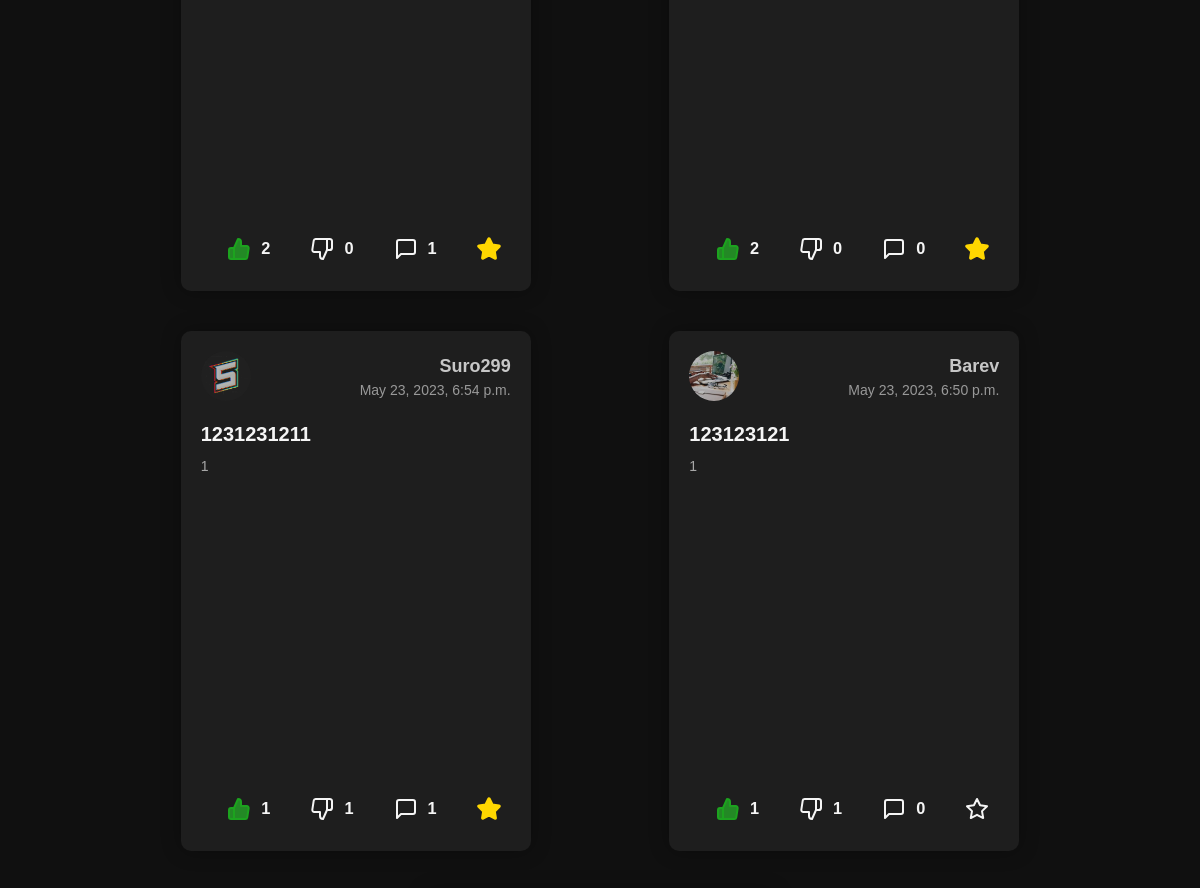
Before: /posts/ (signed in, middle part) with the older database file.
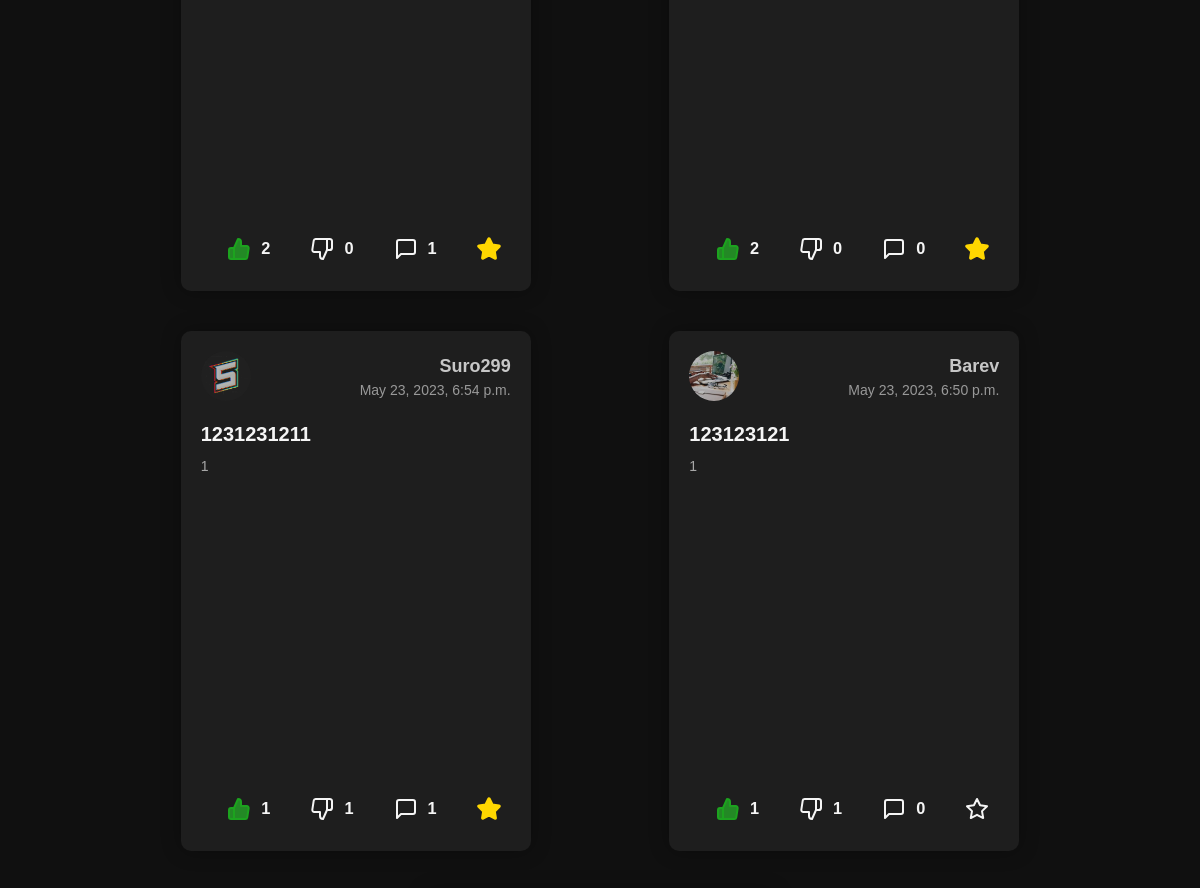
After: the same page with the newer database file.
### main/models.py (models this page shows, shortened)
class PostsModel(models.Model):
    sender = models.ForeignKey(CustomUser, on_delete=models.CASCADE, null=True, blank=True)
    post_title = models.CharField("Post Title", max_length = 100)
    post_text = models.TextField("Post Content")
    post_image = models.ImageField("Post Image", blank = True)
    timestamp = models.DateTimeField(auto_now_add = True)
    post_tags = models.ManyToManyField("Tag", blank = True)
    likers = models.ManyToManyField(CustomUser, related_name = "likers", blank = True)
    dislikers = models.ManyToManyField(CustomUser, related_name = "dislikers", blank = True)
    date_created = models.DateTimeField("Data Created", auto_created = True, default = timezone.now)
    comments = models.ManyToManyField("Comment", blank = True)

### users/models.py (models this page shows, shortened)
class CustomUser(AbstractBaseUser, PermissionsMixin):
    ACTIVITY_CHOICES = (
        ('all', 'all'),
        ('friends', 'friends'),
        ('nobody', 'nobody'),
    )
    AVATAR_CHOICES = (
        ('all', 'all'),
        ('friends', 'friends'),
    )
    username = models.CharField(_("User name"), max_length = 255, unique = True)
    first_name = models.CharField(_("User First Name"), max_length = 100, blank = True)
    last_name = models.CharField(_("User Last Name"), max_length = 100, blank = True)
    email = models.EmailField(_("email address"), blank = True, default = "",)
    avatar = models.ImageField(_("User avatar"), blank = True, default = "default_avatar.png",)
    description = models.TextField(_("User Description"), blank = True, default = "No BIO")
    subscribers_set = models.ManyToManyField('CustomUser', blank = True, related_name = 'subscriptions')
    posts_posted = models.PositiveBigIntegerField(_("posts_posted"), default = 0)
    reactions = models.PositiveBigIntegerField(_("reactions"), default = 0)
    points = models.PositiveBigIntegerField(_("points"), default = 0)
    level = models.PositiveIntegerField("User level", default = 1)
    exp = models.PositiveIntegerField("User Exp", default = 0)
    favorites = models.ManyToManyField('main.PostsModel', blank = True)
    subscription_set = models.ManyToManyField('CustomUser', blank = True, related_name = 'subscribers')
    friends_set = models.ManyToManyField('CustomUser', blank = True, related_name = 'friends')
    is_staff = models.BooleanField(default = False)
    is_active = models.BooleanField(default = True)
    date_joined = models.DateTimeField(auto_created=True, default=timezone.now)
    avatar_visibility = models.CharField(max_length=7, choices= AVATAR_CHOICES, default='all')
    activity_visibility = models.CharField(max_length=7, choices= ACTIVITY_CHOICES, default='all')
    show_likes = models.BooleanField("Show Likes", default = False)
    show_dislikes = models.BooleanField("Show Dislikes", default = False)
    show_favorites = models.BooleanField("Show Favorites", default = False)
    USERNAME_FIELD = "username"
    REQUIRED_FIELDS = ["email"]
    objects = CustomUserManager()
    def update_last_login(self, user):
        user.date_joined = timezone.now()
        user.save(update_fields=['date_joined'])

### main/views.py (the view)
# urls.py: path("posts/", views.posts, name = "posts"),
def posts(request):
    if not (request.user.is_authenticated):
        return redirect("login")
    upd_login(request)
    search_post = request.GET.get("search")
    posts_list = PostsModel.objects.all()
    if search_post:
        search_post = search_post.strip()
        if search_post[0] == "$":
            posts_list = posts_list.filter(Q(id__icontains = search_post[1:]))
        elif search_post[0] == "@":
            posts_list = posts_list.filter(Q(sender__username__icontains = search_post[1:]))
        elif search_post[0] == "#":
            posts_list = posts_list.filter(Q(post_tags__name__icontains = search_post[1:]))
        else:
            posts_list = posts_list.filter(Q(post_title__icontains = search_post) | Q(post_text__icontains = search_post))
        posts_list = posts_list[::-1]
    else:
        posts_list = PostsModel.objects.all()[::-1]
    if request.method == "POST":
        if not (request.user.is_authenticated):
            return redirect("login")
        reac(request)
    return render(request, "main/posts.html",
        context={
            "posts_list": posts_list,
            "test": User.objects.all()
        },
    )

### main/models.py (called while the page is built)
    def __str__(self) -> str:
        return self.name

### main/views.py (called while the page is built)
def upd_login(request):
    user_ = User.objects.get(id = request.user.id )
    user_.update_last_login(user_)
    user_.save()

### main/templates/main/posts.html (shortened to what the changed rows need)
{% extends 'main/base.html' %}
{% load static %}
{% block css %}
    <link rel="stylesheet" href="{% static './main/css/posts/style.css' %}">
{% endblock %}
{% block main %}
    <main>
        <section id = "scrol_section">
            <span>
                {% for i in posts_list%}
                    {% if i.post_image %}
                    <div class="post">
                        <div>
                            <div class="post-header">
                                <a href="{% url 'user_profile' i.sender.id %}">
                                    <img class="avatar" src="{{ i.sender.avatar.url }}" alt="User Avatar">
                                </a>
                                <div class="user-info">
                                    <a href="{% url 'user_profile' i.sender.id %}">
                                        <h2 class="username">{{ i.sender.username }}</h2>
                                    </a>
                                    <p class="post-date">{{ i.date_created }}</p>
                                </div>
                            </div>
                            <a style = "color:whitesmoke;" href="{% url 'post_page' i.id %}">
                                <div class="post-content">
                                    {% if i.post_title|length > 20  %}
                                    <h3 class="post-title"> {{ i.post_title|slice:":20" }}... </h3>
                                    {% else %}
                                    <h3 class="post-title"> {{ i.post_title }} </h3>
                                    {% endif %}
                                    <div class = "post_image_div">
                                        <img class="post_image" src="{{ i.post_image.url }}" alt="Post Image">
                                    </div>
                                    {% if i.post_text|length > 76  %}
                                    <p class="post-text"> {{ i.post_text|slice:":76" }}... </p>
                                    {% else %}
                                    <p class="post-text"> {{ i.post_text }} </p>
                                    {% endif %}
                                    <div class="post-tags">
                                        {% for tag in i.post_tags.all|slice:":3" %}
                                        <span class="tag"> #{{ tag }} </span>
                                        {% endfor %}
                                    </div>
                                </div>
                            </a>
                        </div>
                        <form method="post" class="post-actions">
                            {% csrf_token %}
                            <button name = "btn_l" value = "{{ i.id }}" type="submit" class="like">
                                {% if user in i.likers.all %}
                                    <svg xmlns="http://www.w3.org/2000/svg" width="24" height="24" viewBox="0 0 24 24" fill="#238925" stroke="#1ca31e" stroke-width="2" stroke-linecap="round" stroke-linejoin="round" class="feather feather-thumbs-up"><path d="M14 9V5a3 3 0 0 0-3-3l-4 9v11h11.28a2 2 0 0 0 2-1.7l1.38-9a2 2 0 0 0-2-2.3zM7 22H4a2 2 0 0 1-2-2v-7a2 2 0 0 1 2-2h3"></path></svg>
                                {% else %}
                                    <svg xmlns="http://www.w3.org/2000/svg" width="24" height="24" viewBox="0 0 24 24" fill="none" stroke="whitesmoke" stroke-width="2" stroke-linecap="round" stroke-linejoin="round" class="feather feather-thumbs-up"><path d="M14 9V5a3 3 0 0 0-3-3l-4 9v11h11.28a2 2 0 0 0 2-1.7l1.38-9a2 2 0 0 0-2-2.3zM7 22H4a2 2 0 0 1-2-2v-7a2 2 0 0 1 2-2h3"></path></svg>
                                {% endif %}
                                <h3> {{ i.likers.count }} </h3>
                            </button>
                            <button name = "btn_d" value = "{{ i.id }}" type="submit" class="dislike">
                                {% if user in i.dislikers.all %}
                                    <svg xmlns="http://www.w3.org/2000/svg" width="24" height="24" viewBox="0 0 24 24" fill="#E32636" stroke="#ff2b3d" stroke-width="2" stroke-linecap="round" stroke-linejoin="round" class="feather feather-thumbs-down"><path d="M10 15v4a3 3 0 0 0 3 3l4-9V2H5.72a2 2 0 0 0-2 1.7l-1.38 9a2 2 0 0 0 2 2.3zm7-13h2.67A2.31 2.31 0 0 1 22 4v7a2.31 2.31 0 0 1-2.33 2H17"></path></svg>
                                {% else %}
                                    <svg xmlns="http://www.w3.org/2000/svg" width="24" height="24" viewBox="0 0 24 24" fill="none" stroke="Whitesmoke" stroke-width="2" stroke-linecap="round" stroke-linejoin="round" class="feather feather-thumbs-down"><path d="M10 15v4a3 3 0 0 0 3 3l4-9V2H5.72a2 2 0 0 0-2 1.7l-1.38 9a2 2 0 0 0 2 2.3zm7-13h2.67A2.31 2.31 0 0 1 22 4v7a2.31 2.31 0 0 1-2.33 2H17"></path></svg>
                                {% endif %}
                                <h3> {{ i.dislikers.count }} </h3>
                            </button>
                            <a href="{% url 'post_page' i.id %}" class="comments">
                                <svg xmlns="http://www.w3.org/2000/svg" width="24" height="24" viewBox="0 0 24 24" fill="none" stroke="whitesmoke" stroke-width="2" stroke-linecap="round" stroke-linejoin="round" class="feather feather-message-square"><path d="M21 15a2 2 0 0 1-2 2H7l-4 4V5a2 2 0 0 1 2-2h14a2 2 0 0 1 2 2z"></path></svg>
                                <h3> {{ i.comments.count }} </h3>
                            </a>
                            <button name = "btn_f" value = "{{ i.id }}" type="submit" class="favorite">
                                {% if i in user.favorites.all %}
                                    <svg xmlns="http://www.w3.org/2000/svg" width="24" height="24" viewBox="0 0 24 24" fill="gold" stroke="gold" stroke-width="3.5" stroke-linecap="round" stroke-linejoin="round" class="feather feather-star"><polygon points="12 2 15.09 8.26 22 9.27 17 14.14 18.18 21.02 12 17.77 5.82 21.02 7 14.14 2 9.27 8.91 8.26 12 2"></polygon></svg>
                                {% else %}
                                    <svg xmlns="http://www.w3.org/2000/svg" width="24" height="24" viewBox="0 0 24 24" fill="none" stroke="whitesmoke" stroke-width="2" stroke-linecap="round" stroke-linejoin="round" class="feather feather-star"><polygon points="12 2 15.09 8.26 22 9.27 17 14.14 18.18 21.02 12 17.77 5.82 21.02 7 14.14 2 9.27 8.91 8.26 12 2"></polygon></svg>
                                {% endif %}
                            </button>
                        </form>
                    </div>
                    {% else %}
                    <div class="post">
                        <div>
                            <div class="post-header">
                                <a href="{% url 'user_profile' i.sender.id %}">
                                    {% if i.sender.avatar_visibility == "all" or i.sender == user %}
                                        <img class="avatar" src="{{ i.sender.avatar.url }}" alt="User Avatar">
                                    {% else %}
                                        {% if i.sender.avatar_visibility == "friends" and user in i.sender.friends_set.all %}
                                            <img class="avatar" src="{{ i.sender.avatar.url }}" alt="User Avatar">
                                        {% else %}
                                            <img class="avatar" src="{% static 'main/img/default_avatar.png' %}" alt="User Avatar">
                                        {% endif %}
                                    {% endif %}
                                </a>
                                <div class="user-info">
                                    <a href="{% url 'user_profile' i.sender.id %}">
                                    <h2 class="username">{{ i.sender.username }}</h2>
                                </a>
                                    <p class="post-date">{{ i.date_created }}</p>
                                </div>
                            </div>
                            <a style = "color:whitesmoke;" href="{% url 'post_page' i.id %}">
                                <div class="post-content">
                                    {% if i.post_title|length > 20  %}
                                    <h3 class="post-title"> {{ i.post_title|slice:":20" }}... </h3>
                                    {% else %}
                                    <h3 class="post-title"> {{ i.post_title }} </h3>
                                    {% endif %}
                                    {% if i.post_text|length > 465  %}
                                    <p class="post-text"> {{ i.post_text|slice:":465" }}... </p>
                                    {% else %}
                                    <p class="post-text"> {{ i.post_text }} </p>
                                    {% endif %}
                                </div>
                            </a>
                        </div>
                        <form method="post" class="post-actions">
                            <button name = "btn_l" value = "{{ i.id }}" type="submit" class="like">
                                <h3> {{ i.likers.count }} </h3>
                            </button>
                            <button name = "btn_d" value = "{{ i.id }}" type="submit" class="dislike">
                                <h3> {{ i.dislikers.count }} </h3>
                            </button>
                            <a href="{% url 'post_page' i.id %}" class="comments">
                                <svg xmlns="http://www.w3.org/2000/svg" width="24" height="24" viewBox="0 0 24 24" fill="none" stroke="whitesmoke" stroke-width="2" stroke-linecap="round" stroke-linejoin="round" class="feather feather-message-square"><path d="M21 15a2 2 0 0 1-2 2H7l-4 4V5a2 2 0 0 1 2-2h14a2 2 0 0 1 2 2z"></path></svg>
                                <h3> {{ i.comments.count }} </h3>
                            </a>
                            <button name = "btn_f" value = "{{ i.id }}" type="submit" class="favorite">
                            </button>
                        </form>
                    </div>
                    {% endif %}
                {% endfor %}
            </span>
        </section>
    </main>
{% endblock %}

Changed rows visible on the page:
changed through a linked row, PostsModel "May 23, 2023, 6:50 p.m.": sender.avatar: picture added; sender.avatar: picture removed
